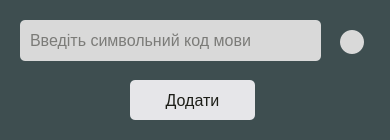
<?xml version="1.0" encoding="UTF-8"?>
<ui version="4.0">
 <class>Dialog</class>
 <widget class="QDialog" name="Dialog">
  <property name="geometry">
   <rect>
    <x>0</x>
    <y>0</y>
    <width>390</width>
    <height>140</height>
   </rect>
  </property>
  <property name="minimumSize">
   <size>
    <width>390</width>
    <height>140</height>
   </size>
  </property>
  <property name="maximumSize">
   <size>
    <width>390</width>
    <height>140</height>
   </size>
  </property>
  <property name="windowTitle">
   <string>Add TTS language</string>
  </property>
  <property name="styleSheet">
   <string notr="true">QWidget {
	marging: 20px;
	background-color: #3E4E50;
	padding:  0px 10px;
}</string>
  </property>
  <widget class="QPushButton" name="addTTSButton">
   <property name="geometry">
    <rect>
     <x>130</x>
     <y>80</y>
     <width>125</width>
     <height>40</height>
    </rect>
   </property>
   <property name="minimumSize">
    <size>
     <width>125</width>
     <height>0</height>
    </size>
   </property>
   <property name="maximumSize">
    <size>
     <width>125</width>
     <height>16777215</height>
    </size>
   </property>
   <property name="cursor">
    <cursorShape>PointingHandCursor</cursorShape>
   </property>
   <property name="styleSheet">
    <string notr="true">QPushButton {
	height: 40px;
	font-size: 16px;
	color: #1D1E18;
	background-color: #E6E6E9;
	border-radius: 5px;
}</string>
   </property>
   <property name="text">
    <string>Додати</string>
   </property>
  </widget>
  <widget class="QLineEdit" name="ttsField">
   <property name="geometry">
    <rect>
     <x>20</x>
     <y>20</y>
     <width>301</width>
     <height>41</height>
    </rect>
   </property>
   <property name="styleSheet">
    <string notr="true">QLineEdit {
	background-color: #D9D9D9;
	color: #1D1E18;
	font-size: 16px;
	border-radius: 5px;
	marging-right: 20px;
	padding: 8px;
}</string>
   </property>
   <property name="placeholderText">
    <string>Введіть символьний код мови</string>
   </property>
  </widget>
  <widget class="QLabel" name="helpTTS">
   <property name="geometry">
    <rect>
     <x>340</x>
     <y>30</y>
     <width>24</width>
     <height>24</height>
    </rect>
   </property>
   <property name="minimumSize">
    <size>
     <width>24</width>
     <height>24</height>
    </size>
   </property>
   <property name="maximumSize">
    <size>
     <width>24</width>
     <height>24</height>
    </size>
   </property>
   <property name="toolTip">
    <string>&lt;html&gt;&lt;head/&gt;&lt;body&gt;&lt;p&gt;Підтримуємі мови: &lt;span style=&quot; font-size:16pt;&quot;&gt;ua&lt;/span&gt; (Українська), &lt;span style=&quot; font-size:16pt;&quot;&gt;uz&lt;/span&gt; (Uzbek),&lt;span style=&quot; font-size:16pt;&quot;&gt; indic&lt;/span&gt; (indic), &lt;span style=&quot; font-size:16pt;&quot;&gt;de&lt;/span&gt; (German), &lt;span style=&quot; font-size:16pt;&quot;&gt;es&lt;/span&gt; (Spanis),&lt;span style=&quot; font-size:16pt;&quot;&gt; fr&lt;/span&gt; (French), &lt;span style=&quot; font-size:16pt;&quot;&gt;en&lt;/span&gt; (English)&lt;/p&gt;&lt;/body&gt;&lt;/html&gt;</string>
   </property>
   <property name="whatsThis">
    <string>&lt;html&gt;&lt;head/&gt;&lt;body&gt;&lt;p&gt;Приклад оформлення сполосполучень команди:&lt;/p&gt;&lt;p&gt;&lt;br/&gt;&lt;/p&gt;&lt;p&gt;знайди^що&lt;span style=&quot; font-family:'JetBrains Mono','monospace'; color:#000000;&quot;&gt; таке^знайди інформацію^як називається&lt;/span&gt;&lt;/p&gt;&lt;p&gt;&lt;br/&gt;&lt;/p&gt;&lt;p&gt;де знак &amp;quot;^&amp;quot; розділяє команди&lt;/p&gt;&lt;/body&gt;&lt;/html&gt;</string>
   </property>
   <property name="styleSheet">
    <string notr="true">background-color: #D9D9D9;
border-radius: 12px;
padding: 0px;</string>
   </property>
   <property name="text">
    <string/>
   </property>
   <property name="pixmap">
    <pixmap resource="../../PycharmProjects/Diploma/Diploma/src/rs-qt/res-qt2.qrc">:/help/help.svg</pixmap>
   </property>
   <property name="scaledContents">
    <bool>false</bool>
   </property>
  </widget>
 </widget>
 <resources>
  <include location="../../PycharmProjects/Diploma/Diploma/src/rs-qt/res-qt2.qrc"/>
 </resources>
 <connections/>
</ui>
